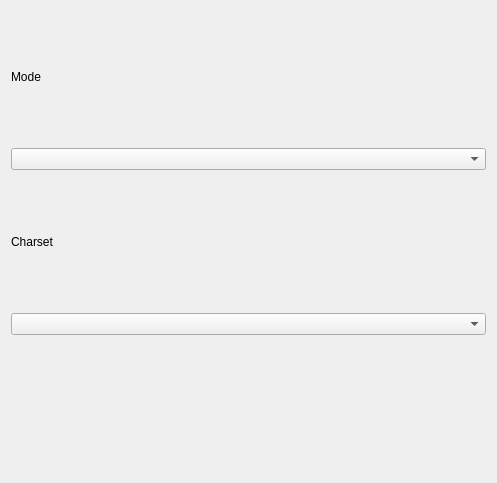
<?xml version="1.0" encoding="UTF-8"?>
<ui version="4.0">
 <class>SetupDlgWidget</class>
 <widget class="QWidget" name="SetupDlgWidget">
  <property name="geometry">
   <rect>
    <x>0</x>
    <y>0</y>
    <width>497</width>
    <height>483</height>
   </rect>
  </property>
  <property name="windowTitle">
   <string>Kannasaver Setup</string>
  </property>
  <layout class="QVBoxLayout" name="verticalLayout_5">
   <item>
    <layout class="QVBoxLayout" name="verticalLayout">
     <item>
      <widget class="QLabel" name="label_2">
       <property name="text">
        <string>Mode</string>
       </property>
      </widget>
     </item>
     <item>
      <widget class="KComboBox" name="kcfg_mode"/>
     </item>
     <item>
      <widget class="QLabel" name="label">
       <property name="text">
        <string>Charset</string>
       </property>
      </widget>
     </item>
     <item>
      <widget class="KComboBox" name="kcfg_style"/>
     </item>
     <item>
      <widget class="KFontChooser" name="kcfg_font"/>
     </item>
    </layout>
   </item>
  </layout>
 </widget>
 <customwidgets>
  <customwidget>
   <class>KFontChooser</class>
   <extends>QWidget</extends>
   <header>kfontdialog.h</header>
  </customwidget>
  <customwidget>
   <class>KComboBox</class>
   <extends>QComboBox</extends>
   <header>kcombobox.h</header>
  </customwidget>
 </customwidgets>
 <resources/>
 <connections/>
</ui>
